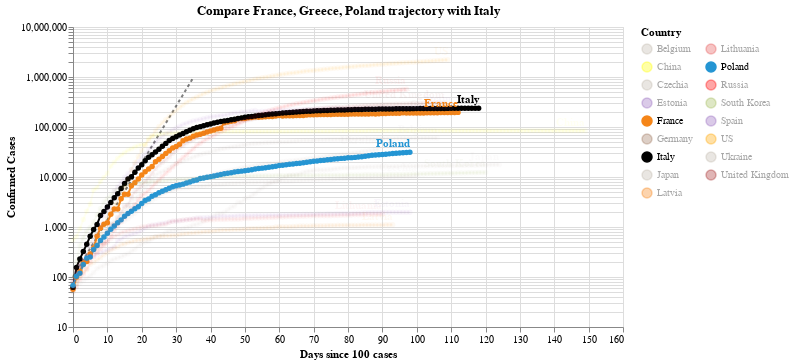

Notebook code for this chart:
### Code cell
#hide_input
chart2 = make_since_chart(dff2, ['France', 'Greece', 'Poland'], baseline_countries)
chart2

### Figure 1 — Vega-Lite specification as saved in the notebook (floating-point values rounded to 4 significant figures; data arrays with more than 128 entries replaced by an {"elided": "..."} marker saying what was removed)
{"config": {"view": {"continuousWidth": 400, "continuousHeight": 300}}, "layer": [{"data": {"name": "data-628230001892d6798b50651be41d1b3e"}, "mark": {"type": "line", "color": "black", "opacity": 0.5, "strokeDash": [3, 3]}, "encoding": {"x": {"type": "quantitative", "field": "Days since 100 cases"}, "y": {"type": "quantitative", "field": "Confirmed Cases"}}}, {"data": {"name": "data-d9fd48fad630243315015e8b3693fda8"}, "mark": {"type": "line", "point": true}, "encoding": {"color": {"type": "nominal", "field": "Country", "legend": {"columns": 2}, "scale": {"domain": ["Belgium", "China", "Czechia", "Estonia", "France", "Germany", "Italy", "Japan", "Latvia", "Lithuania", "Poland", "Russia", "South Korea", "Spain", "US", "Ukraine", "United Kingdom"], "range": ["#C1B7AD", "yellow", "#C1B7AD", "#9467bd", "#F58518", "#9D755D", "black", "#C1B7AD", "#F58518", "#E45756", "#2495D3", "red", "#A1BA59", "#9467bd", "orange", "#C1B7AD", "brown"]}}, "opacity": {"condition": {"value": 1, "selection": "selector005"}, "value": 0.05}, "tooltip": [{"type": "nominal", "field": "Country"}, {"type": "temporal", "field": "Date"}, {"type": "quantitative", "field": "Confirmed Cases"}, {"type": "quantitative", "field": "Days since 100 cases"}], "x": {"type": "quantitative", "field": "Days since 100 cases"}, "y": {"type": "quantitative", "field": "Confirmed Cases", "scale": {"type": "log"}}}, "selection": {"selector005": {"type": "multi", "fields": ["Country"], "bind": "legend", "init": [{"Country": "France"}, {"Country": "Greece"}, {"Country": "Poland"}, {"Country": "Italy"}]}}, "width": 550}, {"data": {"name": "data-d9fd48fad630243315015e8b3693fda8"}, "mark": {"type": "text", "align": "right", "dy": -8, "fontWeight": "bold"}, "encoding": {"color": {"type": "nominal", "field": "Country", "legend": {"columns": 2}, "scale": {"domain": ["Belgium", "China", "Czechia", "Estonia", "France", "Germany", "Italy", "Japan", "Latvia", "Lithuania", "Poland", "Russia", "South Korea", "Spain", "US", "Ukraine", "United Kingdom"], "range": ["#C1B7AD", "yellow", "#C1B7AD", "#9467bd", "#F58518", "#9D755D", "black", "#C1B7AD", "#F58518", "#E45756", "#2495D3", "red", "#A1BA59", "#9467bd", "orange", "#C1B7AD", "brown"]}}, "opacity": {"condition": {"value": 1, "selection": "selector005"}, "value": 0.05}, "text": {"type": "nominal", "field": "Country"}, "tooltip": [{"type": "nominal", "field": "Country"}, {"type": "temporal", "field": "Date"}, {"type": "quantitative", "field": "Confirmed Cases"}, {"type": "quantitative", "field": "Days since 100 cases"}], "x": {"type": "quantitative", "field": "Days since 100 cases"}, "y": {"type": "quantitative", "field": "Confirmed Cases", "scale": {"type": "log"}}}, "transform": [{"filter": "(datum['Date'] >= 1592524800000)"}], "width": 550}], "title": "Compare France, Greece, Poland trajectory with Italy", "$schema": "https://vega.github.io/schema/vega-lite/v4.0.2.json", "datasets": {"data-628230001892d6798b50651be41d1b3e": [{"Days since 100 cases": 0, "Confirmed Cases": 100.0}, {"Days since 100 cases": 1, "Confirmed Cases": 130.0}, {"Days since 100 cases": 2, "Confirmed Cases": 169.0}, {"Days since 100 cases": 3, "Confirmed Cases": 219.7}, {"Days since 100 cases": 4, "Confirmed Cases": 285.6}, {"Days since 100 cases": 5, "Confirmed Cases": 371.3}, {"Days since 100 cases": 6, "Confirmed Cases": 482.7}, {"Days since 100 cases": 7, "Confirmed Cases": 627.5}, {"Days since 100 cases": 8, "Confirmed Cases": 815.7}, {"Days since 100 cases": 9, "Confirmed Cases": 1060.0}, {"Days since 100 cases": 10, "Confirmed Cases": 1379.0}, {"Days since 100 cases": 11, "Confirmed Cases": 1792.0}, {"Days since 100 cases": 12, "Confirmed Cases": 2330.0}, {"Days since 100 cases": 13, "Confirmed Cases": 3029.0}, {"Days since 100 cases": 14, "Confirmed Cases": 3937.0}, {"Days since 100 cases": 15, "Confirmed Cases": 5119.0}, {"Days since 100 cases": 16, "Confirmed Cases": 6654.0}, {"Days since 100 cases": 17, "Confirmed Cases": 8650.0}, {"Days since 100 cases": 18, "Confirmed Cases": 11250.0}, {"Days since 100 cases": 19, "Confirmed Cases": 14620.0}, {"Days since 100 cases": 20, "Confirmed Cases": 19000.0}, {"Days since 100 cases": 21, "Confirmed Cases": 24710.0}, {"Days since 100 cases": 22, "Confirmed Cases": 32120.0}, {"Days since 100 cases": 23, "Confirmed Cases": 41750.0}, {"Days since 100 cases": 24, "Confirmed Cases": 54280.0}, {"Days since 100 cases": 25, "Confirmed Cases": 70560.0}, {"Days since 100 cases": 26, "Confirmed Cases": 91730.0}, {"Days since 100 cases": 27, "Confirmed Cases": 119300.0}, {"Days since 100 cases": 28, "Confirmed Cases": 155000.0}, {"Days since 100 cases": 29, "Confirmed Cases": 201500.0}, {"Days since 100 cases": 30, "Confirmed Cases": 262000.0}, {"Days since 100 cases": 31, "Confirmed Cases": 340600.0}, {"Days since 100 cases": 32, "Confirmed Cases": 442800.0}, {"Days since 100 cases": 33, "Confirmed Cases": 575600.0}, {"Days since 100 cases": 34, "Confirmed Cases": 748300.0}, {"Days since 100 cases": 35, "Confirmed Cases": 972800.0}], "data-d9fd48fad630243315015e8b3693fda8": {"elided": "1849 records"}}}
